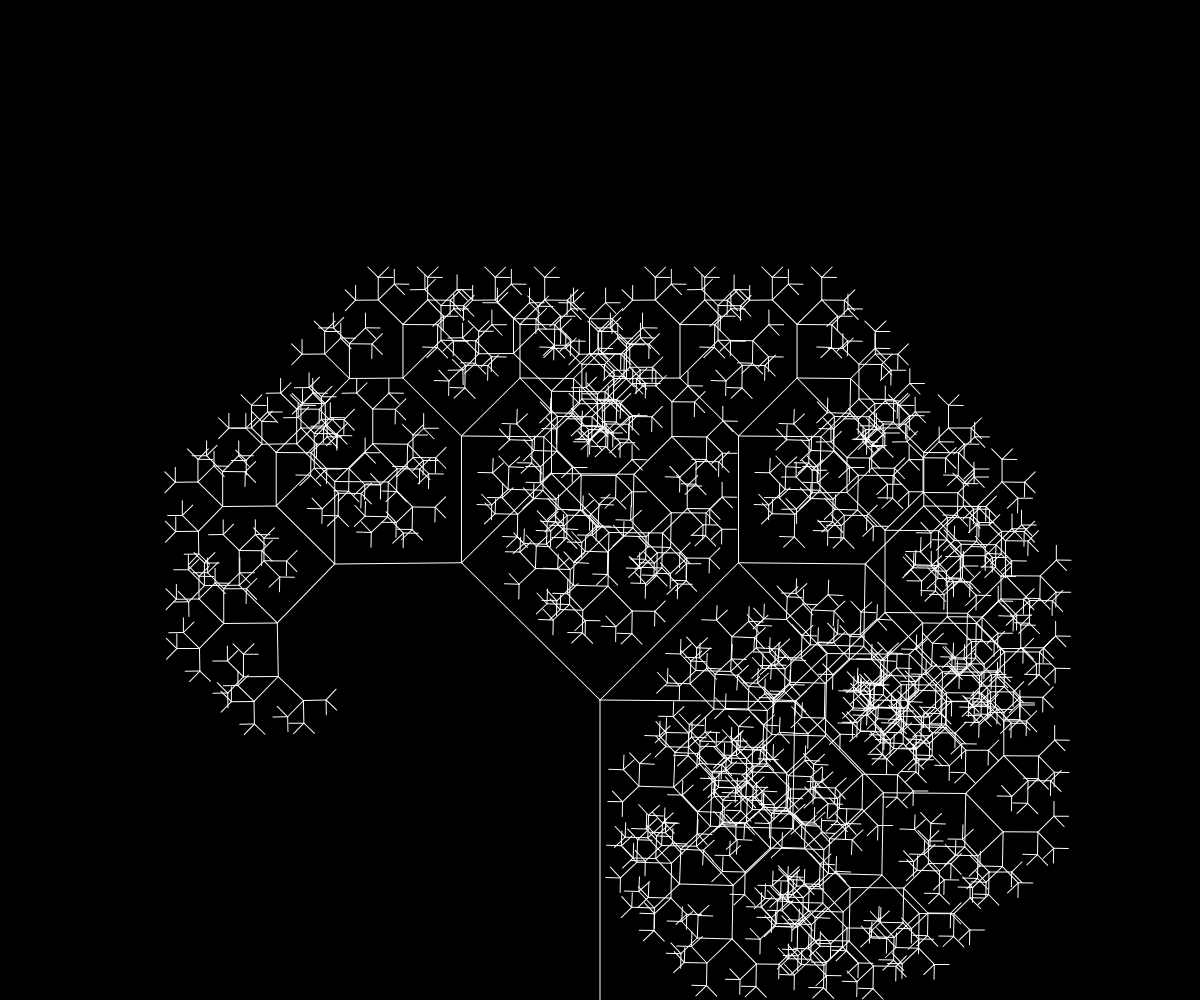
Frame 1 (no input)
Frame 60 (no input): identical to frame 1, image omitted
Frame 120 (the mouse pressed at the canvas centre since frame 60): identical to frame 1, image omitted

The p5.js sketch that drew this single still picture (run headless with seeded random() and noise() and a simulated clock; from frame 60 on, the mouse is pressed at the canvas centre):

// p5.js sketch
// ── sketch.js
var angle = 0

var slider;

function setup() {
  createCanvas(windowWidth, windowHeight);
  slider = createSlider(0, TWO_PI, PI/4, 0.01);
}

function draw() {
  background(0);
  angle = slider.value()
  stroke(255);
  translate(windowWidth/2, height);
  branch(300);
  
}

function branch(len) {
  line(0, 0, 0, -len);
  translate(0, -len)
  if ( len > 16) {
    push();
  rotate(angle)
    branch(len * 0.65)
    pop();
    push();
  rotate(-angle);
    branch(len * 0.65)
    pop();
    push();
  rotate(2*angle);
    branch(len * 0.65)
    pop();
  } 
  
  
  
  }
